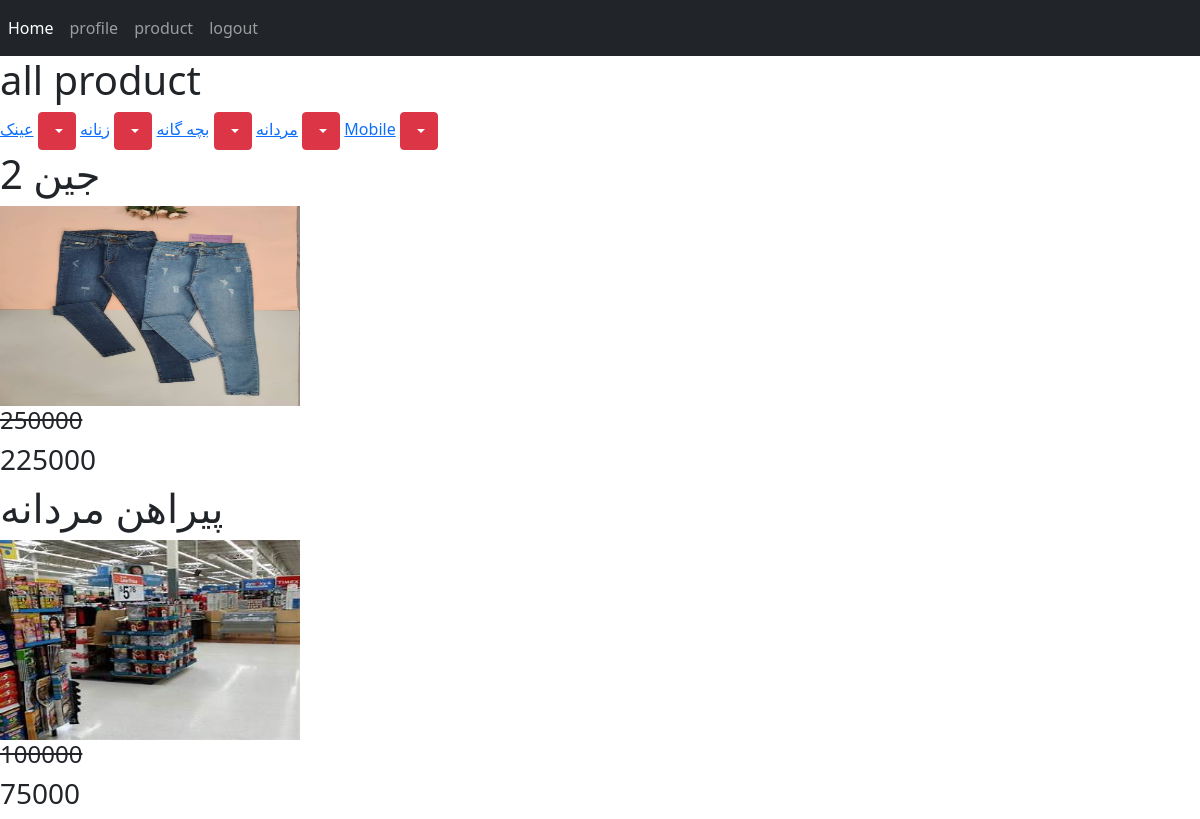
The page /category/مردانه/4/ (signed in) on the database its author committed.
### home/models.py (models this page shows, shortened)
class Category(models.Model):
    sub_category = models.ForeignKey('self',on_delete=models.CASCADE, null=True, blank=True, related_name='sub')#null=True, blank=True yani
    sub_cat = models.BooleanField(default=False) #default=False yani har categori jadid ke misazim defult daste madar bashad
    name = models.CharField(max_length=200)
    create = models.DateTimeField(auto_now_add=True)#auto_now_add yani harvagh category ijad shod django tarikh va zaman ra sabt mikonad
    update = models.DateTimeField(auto_now=True)# mesl balast faghat vaghti update konim faghat tarikh va zaman re be update midahad
    slug = models.SlugField(allow_unicode=True, unique=True, null=True, blank=True)
    image = models.ImageField(upload_to='category', null=True, blank=True)#vaghti manytomanyfield ijad mikonim
    def get_absolute_url(self):
        return reverse('home:category', args=[self.slug, self.id])

class Product(models.Model):
    VARIANT = (
        ('None', 'none'),# (baraie ya hichkodam ya rang ya saize) None avali chizi ast ke ma dar admin panel mibinm va entekhab
        ('Size', 'size'),
        ('Color', 'color'),
    )
    category = models.ManyToManyField(Category, blank=True) #dar manytomanyfield , on_delete=models.CASCADE va null nadarim
    name = models.CharField(max_length=200)
    amount = models.PositiveIntegerField()
    unit_price = models.PositiveIntegerField()
    discount = models.PositiveIntegerField(null=True, blank=True)
    total_price = models.PositiveIntegerField()
    information = RichTextUploadingField(null=True, blank=True)#etelaat mahsol
    create = models.DateTimeField(auto_now_add=True)#auto_now_add yani harvagh category ijad shod django tarikh va zaman ra sabt mikonad
    update = models.DateTimeField(auto_now=True)
    available = models.BooleanField(default=True)#harvaght mahsol jadid ijad mikonim khodash neshan dahad va agar frokhtim tikash ra
    tags = TaggableManager(blank=True)
    status = models.CharField(max_length=200, null=True, blank=True, choices=VARIANT)#choices yani ma mitavanim entekhab konim
    image = models.ImageField(upload_to='product')# dar directory media yek poshe be nam product misazad va pic ha ra daron an mirizad
    @property     #tabe ra be atrbiut tabdil mikonad
    def total_price(self):
        if not self.discount:
            return self.unit_price
        elif self.discount:
            total = (self.discount * self.unit_price) / 100
            return int(self.unit_price-total)
        return self.total_price

### home/views.py (the view)
# urls.py: path('category/<slug>/<int:id>/', views.all_product, name='category'),
def all_product(request, slug=None, id=None):#baraie inke ham slug va ham id ra neshan dahim
    products = Product.objects.all()
    category = Category.objects.filter(sub_cat=False)
    if slug and id:#baraie inke ham slug va ham id ra neshan dahim
        data = get_object_or_404(Category, slug=slug, id=id)#baraie inke ham slug va ham id ra neshan dahim
        products = products.filter(category=data)
    return  render(request, 'home/product.html', {'products': products, 'category': category})

### home/templates/home/product.html (shortened to what this page needs)
{% extends 'base.html' %}
{% block body %}
<h1>all product</h1>
{% for data in category%}
<a href="{{ data.get_absolute_url}}">{{data.name}}</a>
<div class="btn-group">
    <button type="button" class="btn btn-danger dropdown-toggle" data-bs-toggle="dropdown" aria-expanded="false">
    </button>
</div>
{% endfor %}
{% for product in products %}
<h1>{{ product.name }}</h1>
<a href="{% url 'home:detail' product.id %}">
    <img src="{{ product.image.url}}" style="width: 300px; height: 200px;" alt="">
</a>
{% if product.discount %}
<h4 style="text-decoration: line-through ;">{{ product.unit_price }}</h4>
<h3>{{ product.total_price }}</h3>
{% else %}
<h3>{{ product.total_price }}</h3>
{% endif %}
{% endfor %}
{% endblock %}

### rows shown on the page
Category: name "مردانه"
Category: name "بچه گانه"
Category: name "زنانه"
Category: name "عینک"
Category: name "Mobile"
Product: name "جین 2", image (picture), unit_price "250000", total_price "225000"
Product: name "پیراهن مردانه", image (picture), unit_price "100000", total_price "75000"
